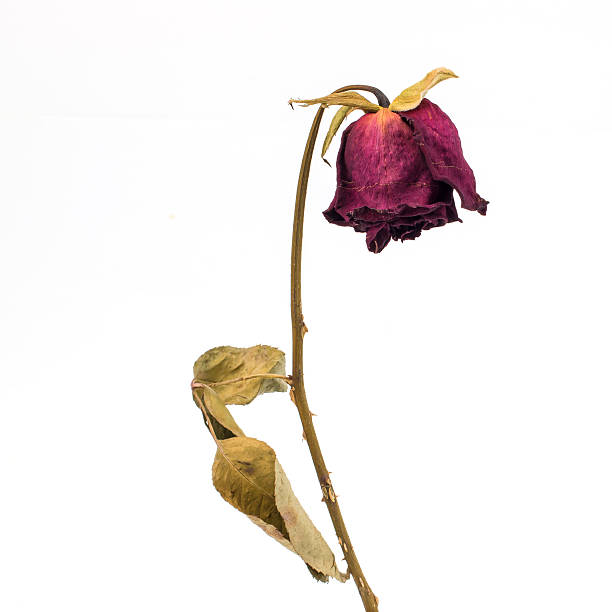
#> input picture feature-capture/imagenes_prueba/caida.jpg, 612 x 612 px, given in place of the camera
$ python vid_capture.py
#> lines starting #> are read from the running program, lines starting #| are printed output that depends on the picture; after the words box and inside, x2 and y2 are one past the last pixel; in counts of white or black regions, pixels touching at a corner belong together
import cv2 as cv
import time
import numpy as np

# FUNCION PARA ACTIVAR LA CAMARA
def captura_vid():
    camara = cv.VideoCapture(0, cv.CAP_MSMF) # FORZAMOS LA CAMARA DE WINDOWS Y SELECCIONAMOS LA CAMAR A UTILIZAR (0 POR DEFECTO)
    #time.sleep(3)

    if not camara.isOpened(): # BUCLE QUE NOS ARROJE UN ERROR SI LA CAMARA NO SE ABRIO CORRECATAMENTE
        print("No se pudo abrir la Camara")
        exit()

    '''while True:

        ret, frame = camara.read()
        frame_color = cv.cvtColor(frame, cv.COLOR_BGR2HSV)
        marron_bajo = np.array([0,50,50])
        marron_alto = np.array([75,255,255])
        rango = cv.inRange(frame_color,marron_bajo,marron_alto)
        mascara = cv.bitwise_and(frame,frame, mask=rango)
        cv.imshow('Camara_1', mascara)
        #cv.imshow('camara2', frame)

        if cv.waitKey(1) & 0xFF == ord('`'):
            break'''
    # BUCLE QUE MANTIENE LOS FOTOGRAMAS CORRIENDO
    while True:

        ret, frame = camara.read()
#> frame is the input picture: shape (612, 612, 3); mean B, G, R 235.3, 237.7, 242.7
        img_gris = cv.cvtColor(frame, cv.COLOR_BGR2GRAY)
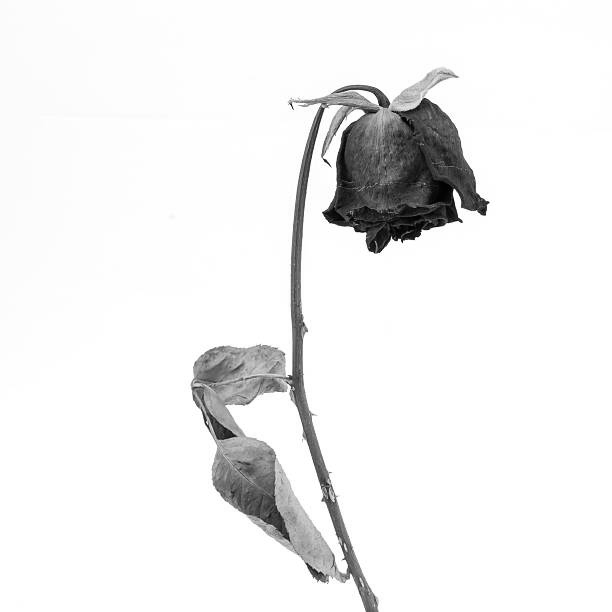
#> img_gris: shape (612, 612); min 0, max 255, mean 238.9

        # DETECCION DE BORDES
        _, img_binaria = cv.threshold(img_gris, 127,255,cv.THRESH_BINARY_INV) # IMGAEN BINARIA
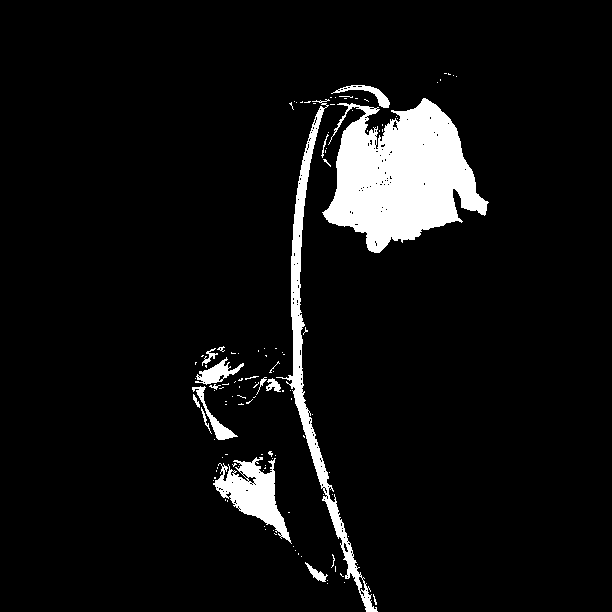
#> img_binaria: shape (612, 612); 6.7% white; 120 white regions (104 under 20 px)
        contornos, jerarquia = cv.findContours(img_binaria, cv.RETR_TREE, cv.CHAIN_APPROX_SIMPLE) #CONTORNOS
#> contornos = 291 contours, 275 with area under 20; largest, box (x1, y1, x2, y2) and area: (322, 98, 489, 253) 15110, (276, 99, 378, 612) 4216, (213, 457, 292, 544) 2589, (195, 357, 244, 385) 466, (192, 386, 238, 440) 386; jerarquia = 291 rows, first 6: [1, -1, -1, -1], [2, 0, -1, -1], [3, 1, -1, -1], [4, 2, -1, -1], [5, 3, -1, -1], [6, 4, -1, -1]

        print(f'Numero de Contornos: {len(contornos)}')
#| Numero de Contornos: 291

        img_resultado = frame.copy()
        cv.drawContours(img_resultado, contornos, -1, (0,255,0),1)
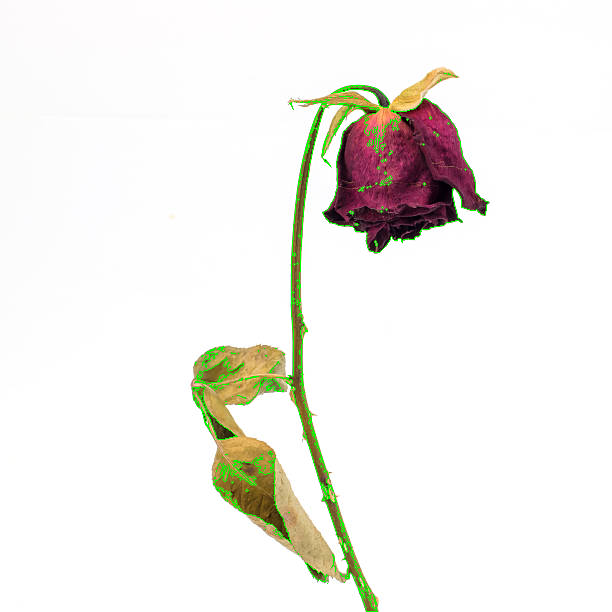
#> img_resultado: shape (612, 612, 3); 1.2% of pixels changed, all inside (x1, y1, x2, y2) = (192, 73, 489, 612)

        # Deteccion de Pixeles Marrones
        frame_color = cv.cvtColor(frame, cv.COLOR_BGR2HSV)
#> frame_color: shape (612, 612, 3); mean H, S, V 15.8, 16.1, 242.8
        marron_bajo = np.array([0,50,50])
        marron_alto = np.array([75,255,255])
        rango = cv.inRange(frame_color,marron_bajo,marron_alto)
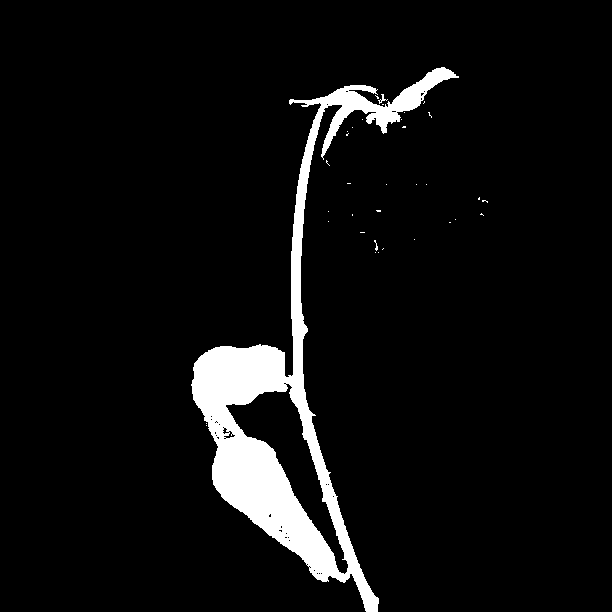
#> rango: shape (612, 612); 6% white; 35 white regions (33 under 20 px), largest, box (x1, y1, x2, y2) and area: (191, 67, 459, 612) 22505, (378, 94, 388, 104) 30
        mascara = cv.bitwise_and(frame,frame, mask=rango)

        # Deteccion de mascar marron
        marron_gris = cv.cvtColor(mascara, cv.COLOR_HSV2BGR)
        marron_gris = cv.cvtColor(marron_gris, cv.COLOR_BGR2GRAY)
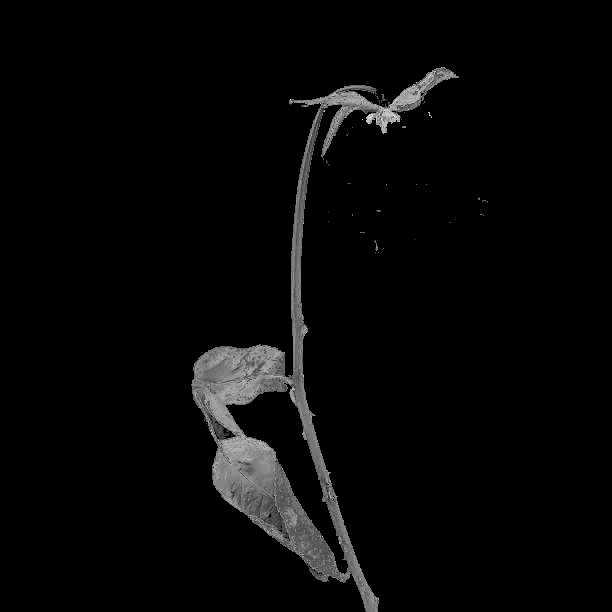
#> marron_gris: shape (612, 612); min 0, max 211, mean 7.2
        marron_canny = cv.Canny(marron_gris, 30, 200)
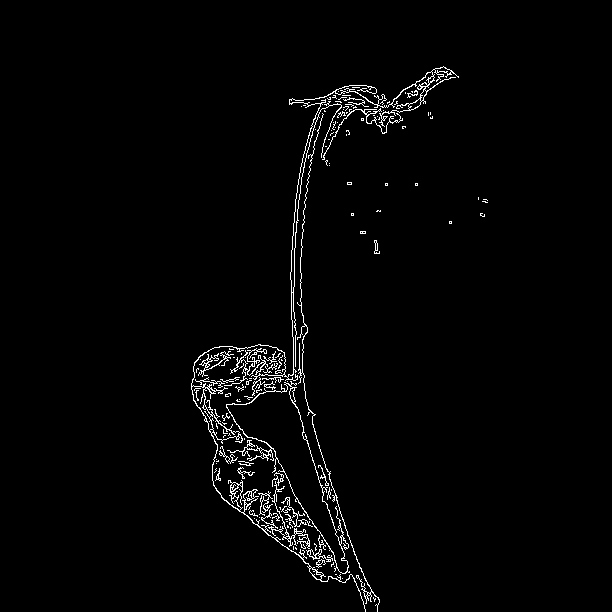
#> marron_canny: shape (612, 612); 1.9% white in thin lines or dots, all inside (x1, y1, x2, y2) = (191, 66, 488, 612)
        _, marron_binaria = cv.threshold(marron_canny,60,255, cv.THRESH_BINARY)
        contornos_m, jerarquia_m = cv.findContours(marron_binaria, cv.RETR_EXTERNAL, cv.CHAIN_APPROX_SIMPLE)
#> contornos_m = 133 contours, 119 with area under 20; largest, box (x1, y1, x2, y2) and area: (226, 381, 350, 574) 6170, (191, 66, 459, 612) 1480, (268, 481, 310, 549) 99, (297, 113, 380, 612) 99, (306, 549, 333, 562) 82; jerarquia_m = 133 rows, first 6: [1, -1, -1, -1], [2, 0, -1, -1], [3, 1, -1, -1], [4, 2, -1, -1], [5, 3, -1, -1], [6, 4, -1, -1]
        copia_marron = mascara.copy()
        mascara_marron = cv.drawContours(copia_marron, contornos_m, -1, (0,255,0),1)
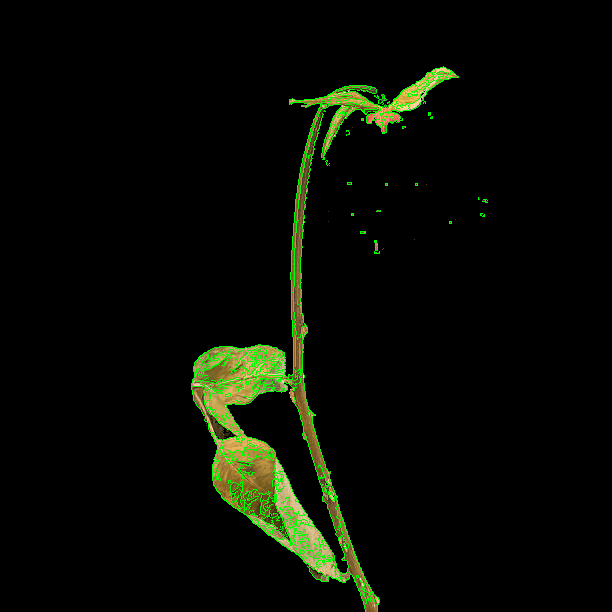
#> mascara_marron: shape (612, 612, 3); mean B, G, R 3.2, 10.5, 7.4

        # Resultados
        cv.imshow('1. Umbral / Binaria', img_binaria)
        cv.imshow('2. Contornos Detectados', img_resultado)
        cv.imshow('3. Probando', marron_binaria)
        cv.imshow('Camara_1', mascara)
        cv.imshow('Contorno del Marron', mascara_marron)

        cv.waitKey(1)


    camara.release()
    cv.destroyAllWindows()

l = captura_vid()

$ run again, on feature-capture/imagenes_prueba/girasol.jpg
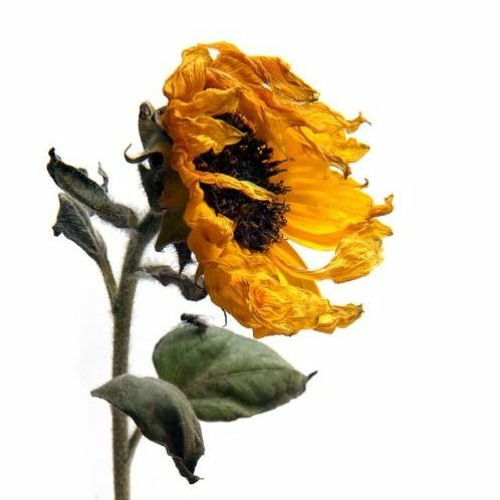
#> input picture feature-capture/imagenes_prueba/girasol.jpg, 500 x 500 px, given in place of the camera
#> in captura_vid, frame is the input picture: shape (500, 500, 3); mean B, G, R 184.7, 205.6, 217.8
#> in captura_vid, `_, img_binaria = cv.threshold(img_gris, 127,255,cv.THRESH_BINARY_INV)`:
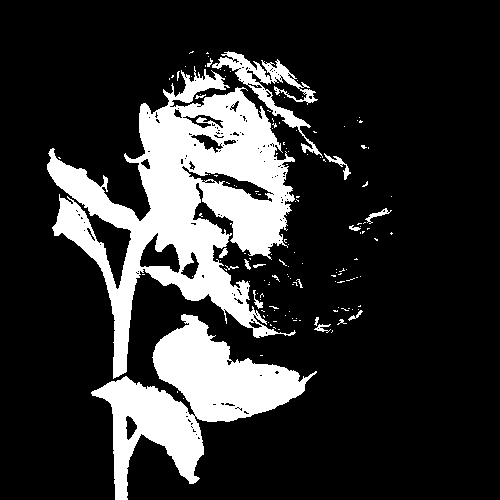
#> img_binaria: shape (500, 500); 19.2% white; 147 white regions (129 under 20 px)
#> contornos = 314 contours, 282 with area under 20; largest, box (x1, y1, x2, y2) and area: (47, 66, 296, 379) 31141, (91, 314, 317, 500) 14808, (212, 51, 323, 158) 1976, (139, 232, 181, 274) 864, (181, 165, 274, 203) 842; jerarquia = 314 rows, first 6: [1, -1, -1, -1], [2, 0, -1, -1], [3, 1, -1, -1], [4, 2, -1, -1], [5, 3, -1, -1], [6, 4, -1, -1]
#| Numero de Contornos: 314
#> img_resultado: shape (500, 500, 3); 2.68% of pixels changed, all inside (x1, y1, x2, y2) = (47, 51, 393, 500)
#> frame_color: shape (500, 500, 3); mean H, S, V 14.3, 52.1, 218.4
#> rango: shape (500, 500); 24% white; 122 white regions (110 under 20 px), largest, box (x1, y1, x2, y2) and area: (121, 40, 395, 456) 53931, (88, 230, 178, 500) 4847, (56, 171, 121, 219) 638
#> marron_canny: shape (500, 500); 7.5% white in thin lines or dots, all inside (x1, y1, x2, y2) = (46, 39, 396, 500)
#> contornos_m = 415 contours, 363 with area under 20; largest, box (x1, y1, x2, y2) and area: (167, 160, 390, 310) 1734, (216, 42, 371, 154) 1185, (184, 108, 339, 204) 464, (145, 239, 254, 354) 406, (159, 76, 248, 155) 324; jerarquia_m = 415 rows, first 6: [1, -1, -1, -1], [2, 0, -1, -1], [3, 1, -1, -1], [4, 2, -1, -1], [5, 3, -1, -1], [6, 4, -1, -1]
#> in captura_vid, `mascara_marron = cv.drawContours(copia_marron, contornos_m, -1, (0,255..`:
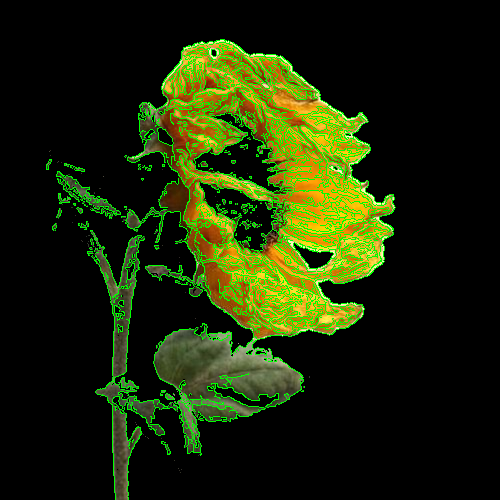
#> mascara_marron: shape (500, 500, 3); mean B, G, R 6.5, 38.8, 29.2

$ run again, on feature-capture/imagenes_prueba/girasol_prueba.jpg
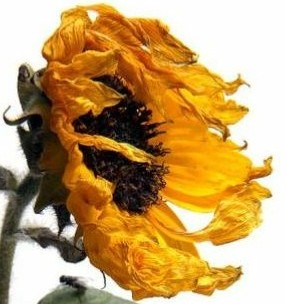
#> input picture feature-capture/imagenes_prueba/girasol_prueba.jpg, 286 x 304 px, given in place of the camera
#> in captura_vid, frame is the input picture: shape (304, 286, 3); mean B, G, R 105.1, 158.8, 194.3
#> in captura_vid, `_, img_binaria = cv.threshold(img_gris, 127,255,cv.THRESH_BINARY_INV)`:
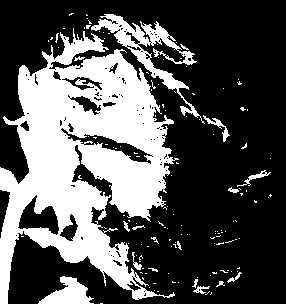
#> img_binaria: shape (304, 286); 33.2% white; 137 white regions (121 under 20 px)
#> contornos = 268 contours, 240 with area under 20; largest, box (x1, y1, x2, y2) and area: (0, 28, 179, 304) 26452, (91, 14, 205, 124) 2008, (17, 194, 60, 236) 866, (60, 127, 153, 165) 862, (38, 276, 94, 304) 756; jerarquia = 268 rows, first 6: [1, -1, -1, -1], [2, 0, -1, -1], [3, 1, -1, -1], [4, 2, -1, -1], [5, 3, -1, -1], [6, 4, -1, -1]
#| Numero de Contornos: 268
#> img_resultado: shape (304, 286, 3); 5.88% of pixels changed, all inside (x1, y1, x2, y2) = (0, 13, 272, 304)
#> frame_color: shape (304, 286, 3); mean H, S, V 24.3, 129.4, 194.8
#> rango: shape (304, 286); 54% white; 41 black regions (35 under 20 px), largest, box (x1, y1, x2, y2) and area: (0, 0, 286, 304) 34703, (74, 76, 160, 154) 2360, (79, 145, 156, 213) 2191, (173, 206, 212, 231) 464, (37, 90, 52, 107) 156, (90, 12, 96, 18) 30
#> marron_canny: shape (304, 286); 18.6% white in thin lines or dots
#> contornos_m = 306 contours, 267 with area under 20; largest, box (x1, y1, x2, y2) and area: (80, 138, 267, 234) 2675, (34, 172, 213, 295) 970, (139, 16, 222, 80) 718, (178, 72, 248, 131) 577, (117, 41, 192, 120) 482; jerarquia_m = 306 rows, first 6: [1, -1, -1, -1], [2, 0, -1, -1], [3, 1, -1, -1], [4, 2, -1, -1], [5, 3, -1, -1], [6, 4, -1, -1]
#> in captura_vid, `mascara_marron = cv.drawContours(copia_marron, contornos_m, -1, (0,255..`:
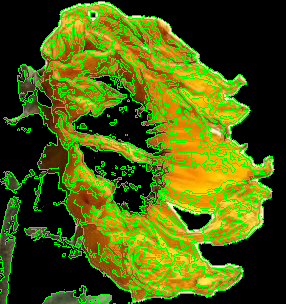
#> mascara_marron: shape (304, 286, 3); mean B, G, R 11.4, 92.1, 73.5
